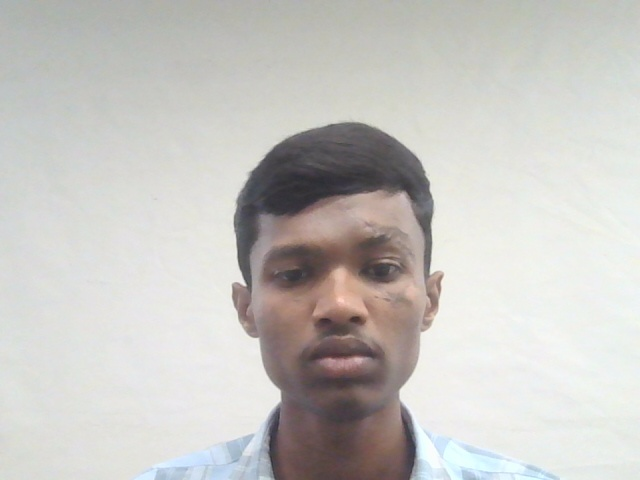
#> input picture dataset/Nithish/0.jpg, 640 x 480 px; its folder holds only this picture in this run
$ python train_model.py
#> lines starting #> are read from the running program, lines starting #| are printed output that depends on the picture
import cv2
import os
import numpy as np

dataset_path = "dataset"

recognizer = cv2.face.LBPHFaceRecognizer_create()
face_cascade = cv2.CascadeClassifier(cv2.data.haarcascades + 'haarcascade_frontalface_default.xml')

faces = []
labels = []
label_ids = {}
current_id = 0

for root, dirs, files in os.walk(dataset_path):
    for dir_name in dirs:
        label = dir_name
        if label not in label_ids:
            label_ids[label] = current_id
            current_id += 1
        id_ = label_ids[label]

        person_folder = os.path.join(root, dir_name)
        for img_name in os.listdir(person_folder):
            if img_name.lower().endswith(("png", "jpg", "jpeg")):
                img_path = os.path.join(person_folder, img_name)
                img = cv2.imread(img_path, cv2.IMREAD_GRAYSCALE)
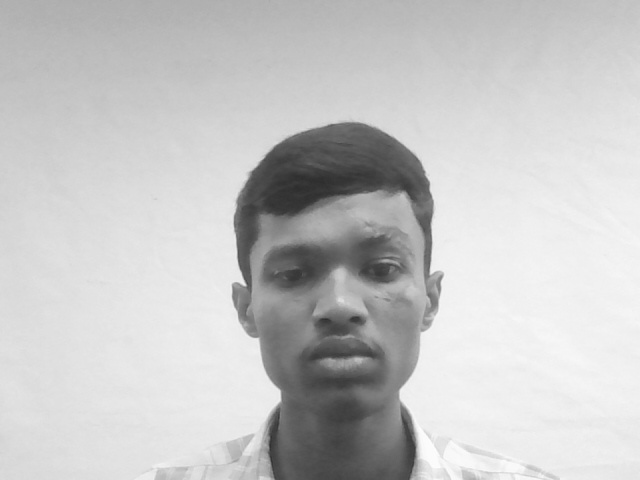
#> img: shape (480, 640); min 45, max 254, mean 198.2
                if img is None:
                    continue
                faces_rects = face_cascade.detectMultiScale(img, scaleFactor=1.1, minNeighbors=5)
#> faces_rects = [[224, 181, 227, 227]]
                for (x, y, w, h) in faces_rects:
                    faces.append(img[y:y+h, x:x+w])
                    labels.append(id_)
#> this loop made 1 pass
#> after the loop, faces = 1 item; labels = [0]

recognizer.train(faces, np.array(labels))
recognizer.save("trainer.yml")

with open("label_map.txt", "w") as f:
    for label, id_ in label_ids.items():
        f.write(f"{id_}:{label}\n")

print("Training complete. Model saved as 'trainer.yml'.")
